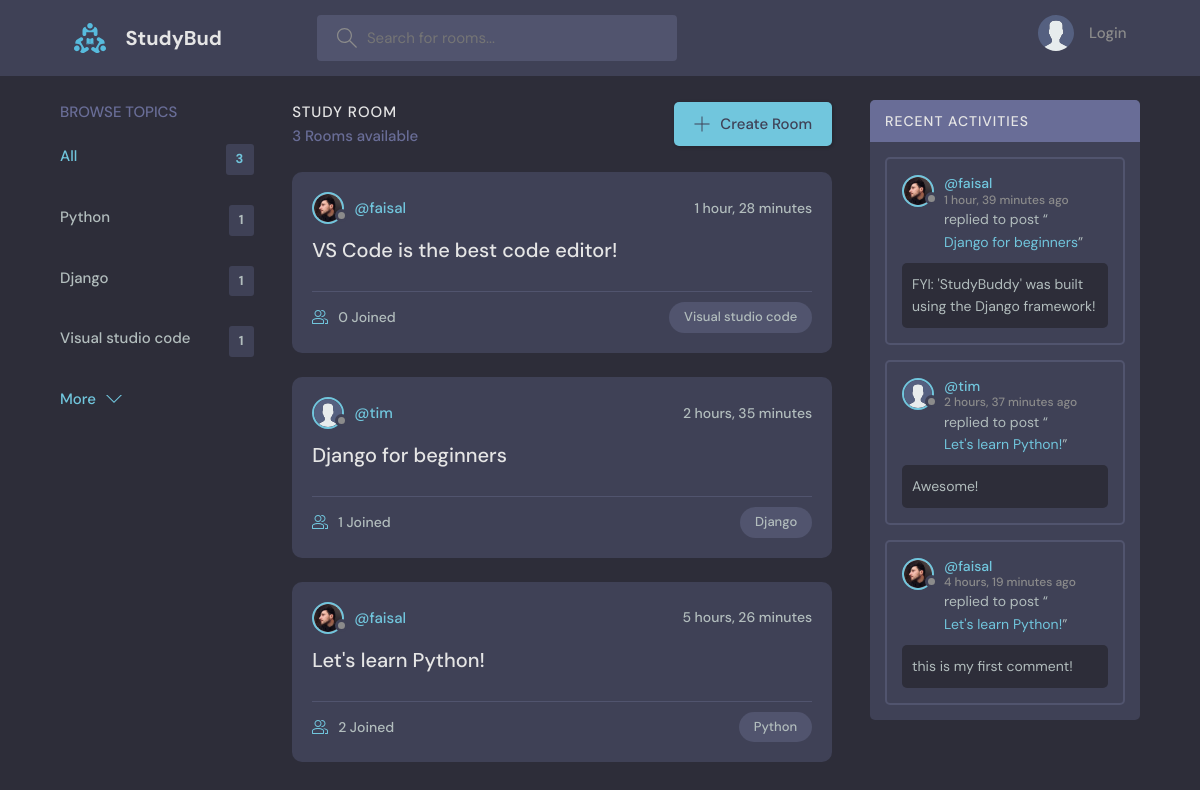
The page / on the database its author committed.
### base/models.py (models this page shows, shortened)
class Topic(models.Model):
    name = models.CharField(max_length=200)

class Room(models.Model):
    host = models.ForeignKey(User, on_delete=models.CASCADE, null=True)
    topic = models.ForeignKey(Topic, on_delete=models.CASCADE, null=True)
    name = models.CharField(max_length=200)
    description = models.TextField(null=True, blank=True)
    participants = models.ManyToManyField(User, related_name='participants', blank=True)
    updated = models.DateTimeField(auto_now=True)
    created = models.DateTimeField(auto_now_add=True)
    class Meta:
        ordering = ['-updated', '-created']
    def __str__(self) -> str:
        return self.name

class User(AbstractUser): #This is our custom User model
    name = models.CharField(max_length=200, null=True)
    email = models.EmailField(unique=True, null=True)
    bio = models.TextField(null=True)
    avatar = models.ImageField(null=True, default='avatar.svg')
    USERNAME_FIELD = 'email'
    REQUIRED_FIELDS = []

class Message(models.Model):
    user = models.ForeignKey(User, on_delete=models.CASCADE)
    room = models.ForeignKey(Room, on_delete=models.CASCADE)
    body = models.TextField()
    updated = models.DateTimeField(auto_now=True)
    created = models.DateTimeField(auto_now_add=True)
    class Meta:
        ordering = ['-updated', '-created']

### base/views.py (the view)
# urls.py: path('', views.home, name='home'),
def home(request):
    q = request.GET.get('q', '') # same as above code line
    rooms = Room.objects.filter(
        Q(topic__name__icontains=q) |
        Q(name__icontains=q) |
        Q(description__icontains=q)
    )
    topics = Topic.objects.all()[0:5]
    room_count = rooms.count()
    room_messages = Message.objects.filter(
        Q(room__topic__name__icontains=q)
    )
    context = {'rooms': rooms, 'topics': topics, 'room_count': room_count, 'room_messages': room_messages}
    return render(request, 'base/home.html', context)

### base/templates/base/home.html (shortened to what this page needs)
{% extends 'base.html' %}
{% block content %}
<main class="layout layout--3">
  <div class="container">
    {% include 'base/topics_component.html' %}
    <div class="roomList">
      <div class="roomList__header">
        <div>
          <h2>Study Room</h2>
          <p>{{ room_count }} Room{{ room_count|pluralize }} available</p>
        </div>
        <a class="btn btn--main" href="{% url 'create-room' %}">
          <svg version="1.1" xmlns="http://www.w3.org/2000/svg" width="32" height="32" viewBox="0 0 32 32">
            <title>add</title>
            <path
              d="M16.943 0.943h-1.885v14.115h-14.115v1.885h14.115v14.115h1.885v-14.115h14.115v-1.885h-14.115v-14.115z">
            </path>
          </svg>
          Create Room
        </a>
      </div>
      {% include 'base/feed_component.html' %}
    </div>
    {% include 'base/activity_component.html' %}
  </div>
</main>
{% endblock %}

### base/templates/base/topics_component.html
<div class="topics">
    <div class="topics__header">
        <h2>Browse Topics</h2>
    </div>
    <ul class="topics__list">
        <li>
            <a href="{% url 'home' %}" class="active">All <span>{{ topics.count }}</span></a>
        </li>
        {% for topic in topics%}
        {% if topic.room_set.all.count > 0 %}
        <li>
            <a href="{% url 'home' %}?q={{ topic.name }}">{{ topic.name }}<span>{{ topic.room_set.all.count }}</span></a>
        </li>
        {% endif %}
        {% endfor %}
    </ul>
    <a class="btn btn--link" href="{% url 'topics' %}">
        More
        <svg version="1.1" xmlns="http://www.w3.org/2000/svg" width="32" height="32" viewBox="0 0 32 32">
            <title>chevron-down</title>
            <path d="M16 21l-13-13h-3l16 16 16-16h-3l-13 13z"></path>
        </svg>
    </a>
</div>

### base/templates/base/feed_component.html (shortened to what this page needs)
{% for room in rooms %}
<div class="roomListRoom">
    <div class="roomListRoom__header">
        <a href="{% url 'user-profile' room.host.id %}" class="roomListRoom__author">
            <div class="avatar avatar--small">
                <img src="{{ room.host.avatar.url }}" />
            </div>
            <span>@{{ room.host.username }}</span>
        </a>
        <div class="roomListRoom__actions">
            <span>{{ room.created|timesince }}</span>
        </div>
    </div>
    <div class="roomListRoom__content">
        <a href="{% url 'room' room.id %}">{{ room.name }}</a>
    </div>
    <div class="roomListRoom__meta">
        <a href="{% url 'room' room.id %}" class="roomListRoom__joined">
            {{ room.participants.all.count }} Joined
        </a>
        <p class="roomListRoom__topic">{{ room.topic.name }}</p>
    </div>
</div>
{% endfor %}

### base/templates/base/activity_component.html (shortened to what this page needs)
<div class="activities">
    <div class="activities__header">
        <h2>Recent Activities</h2>
    </div>
    {% for message in room_messages %}
    <div class="activities__box">
        <div class="activities__boxHeader roomListRoom__header">
            <a href="{%  url 'user-profile' message.user.id %}" class="roomListRoom__author">
                <div class="avatar avatar--small">
                    <img src="{{ message.user.avatar.url }}" />
                </div>
                <p>
                    @{{ message.user.username }}
                    <span>{{ message.created|timesince }} ago</span>
                </p>
            </a>
        </div>
        <div class="activities__boxContent">
            <p>replied to post “<a href="{% url 'room' message.room.id %}">{{ message.room }}</a>”</p>
            <div class="activities__boxRoomContent">
                {{ message.body }}
            </div>
        </div>
    </div>
    {% endfor %}
</div>

### rows shown on the page
Topic: name "Python", room_set.all.count "1"
Topic: name "Django", room_set.all.count "1"
Topic: name "Visual studio code", room_set.all.count "1"
Room: host.avatar (picture), host.username "faisal", created "1 hour, 28 minutes", name "VS Code is the best code editor!", participants.all.count "0", topic.name "Visual studio code"
Room: host.avatar (placeholder picture), host.username "tim", created "2 hours, 35 minutes", name "Django for beginners", participants.all.count "1", topic.name "Django"
Room: host.avatar (picture), host.username "faisal", created "5 hours, 26 minutes", name "Let's learn Python!", participants.all.count "2", topic.name "Python"
Message: user.avatar (picture), user.username "faisal", created "1 hour, 39 minutes", room "Django for beginners", body "FYI: 'StudyBuddy' was built using the Django framework!"
Message: user.avatar (placeholder picture), user.username "tim", created "2 hours, 37 minutes", room "Let's learn Python!", body "Awesome!"
Message: user.avatar (picture), user.username "faisal", created "4 hours, 19 minutes", room "Let's learn Python!", body "this is my first comment!"

### other values the page prints
{{ topics.count }} "3"
{{ room_count }} "3"
